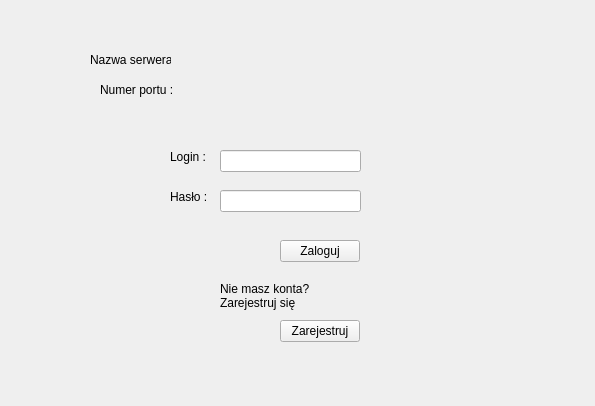
<?xml version="1.0" encoding="UTF-8"?>
<ui version="4.0">
 <class>LoginWindow</class>
 <widget class="QWidget" name="LoginWindow">
  <property name="geometry">
   <rect>
    <x>0</x>
    <y>0</y>
    <width>595</width>
    <height>406</height>
   </rect>
  </property>
  <property name="windowTitle">
   <string>LoginWindow</string>
  </property>
  <widget class="QPushButton" name="buttonLogin">
   <property name="geometry">
    <rect>
     <x>280</x>
     <y>240</y>
     <width>80</width>
     <height>22</height>
    </rect>
   </property>
   <property name="text">
    <string>Zaloguj</string>
   </property>
  </widget>
  <widget class="QLabel" name="label_2">
   <property name="geometry">
    <rect>
     <x>170</x>
     <y>190</y>
     <width>59</width>
     <height>14</height>
    </rect>
   </property>
   <property name="text">
    <string>Hasło : </string>
   </property>
  </widget>
  <widget class="QLineEdit" name="lineLogin">
   <property name="geometry">
    <rect>
     <x>220</x>
     <y>150</y>
     <width>141</width>
     <height>22</height>
    </rect>
   </property>
  </widget>
  <widget class="QLabel" name="label_3">
   <property name="geometry">
    <rect>
     <x>220</x>
     <y>280</y>
     <width>111</width>
     <height>31</height>
    </rect>
   </property>
   <property name="text">
    <string>Nie masz konta?
Zarejestruj się</string>
   </property>
  </widget>
  <widget class="QLabel" name="label">
   <property name="geometry">
    <rect>
     <x>170</x>
     <y>150</y>
     <width>59</width>
     <height>14</height>
    </rect>
   </property>
   <property name="text">
    <string>Login :</string>
   </property>
  </widget>
  <widget class="QPushButton" name="buttonSingup">
   <property name="geometry">
    <rect>
     <x>280</x>
     <y>320</y>
     <width>80</width>
     <height>22</height>
    </rect>
   </property>
   <property name="text">
    <string>Zarejestruj</string>
   </property>
  </widget>
  <widget class="QLineEdit" name="linePassword">
   <property name="geometry">
    <rect>
     <x>220</x>
     <y>190</y>
     <width>141</width>
     <height>22</height>
    </rect>
   </property>
   <property name="echoMode">
    <enum>QLineEdit::Password</enum>
   </property>
  </widget>
  <widget class="QLabel" name="label_4">
   <property name="geometry">
    <rect>
     <x>90</x>
     <y>50</y>
     <width>81</width>
     <height>20</height>
    </rect>
   </property>
   <property name="text">
    <string>Nazwa serwera :</string>
   </property>
  </widget>
  <widget class="QLabel" name="label_5">
   <property name="geometry">
    <rect>
     <x>100</x>
     <y>80</y>
     <width>81</width>
     <height>20</height>
    </rect>
   </property>
   <property name="text">
    <string>Numer portu :</string>
   </property>
  </widget>
 </widget>
 <layoutdefault spacing="6" margin="11"/>
 <resources/>
 <connections/>
</ui>
